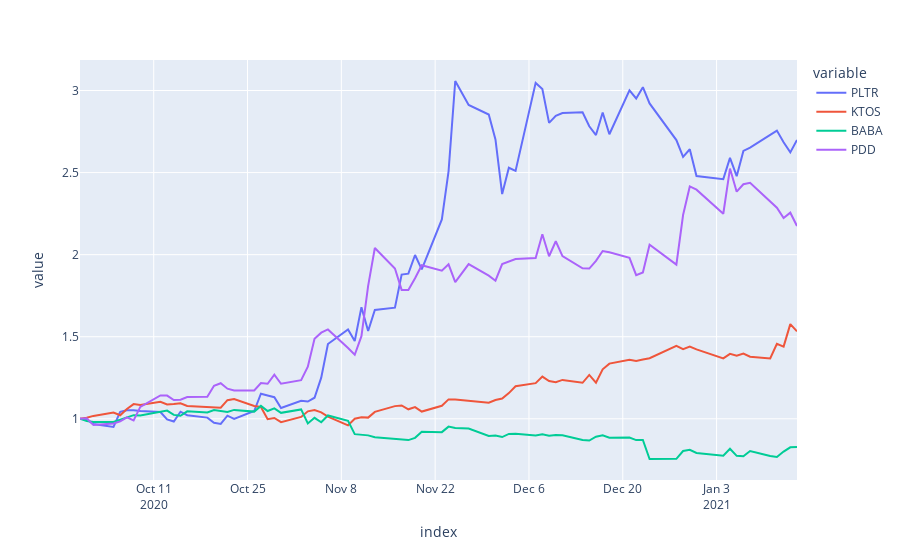

The notebook cell saved with this chart:
### Code cell
fig = px.line(returns_df, x=returns_df.index, y=returns_df.columns)
fig.show()
